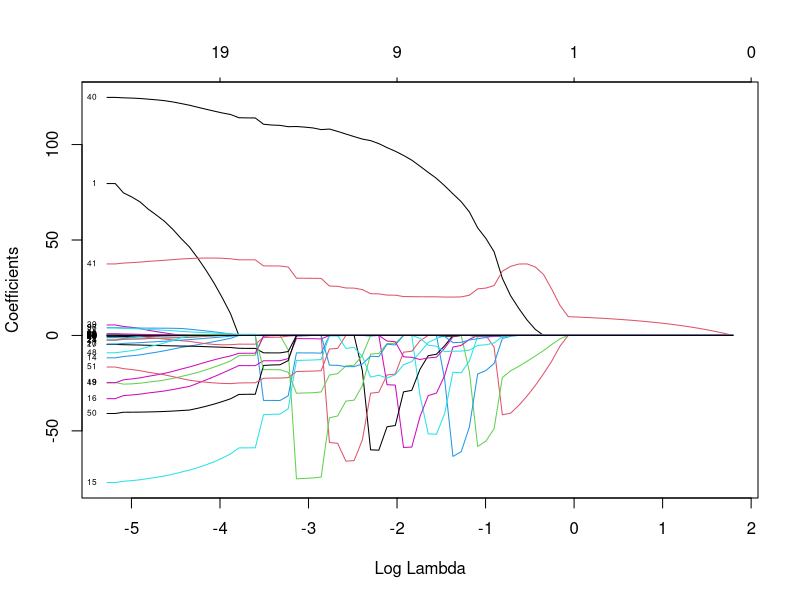
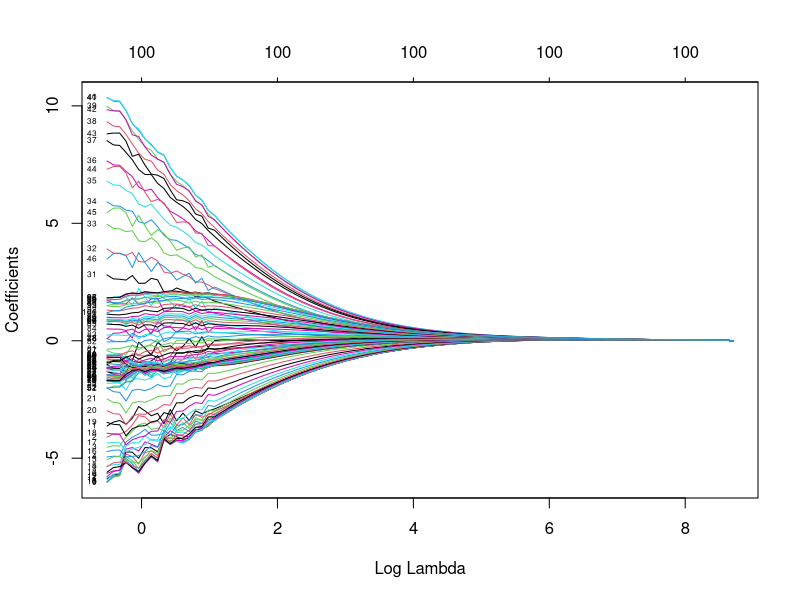
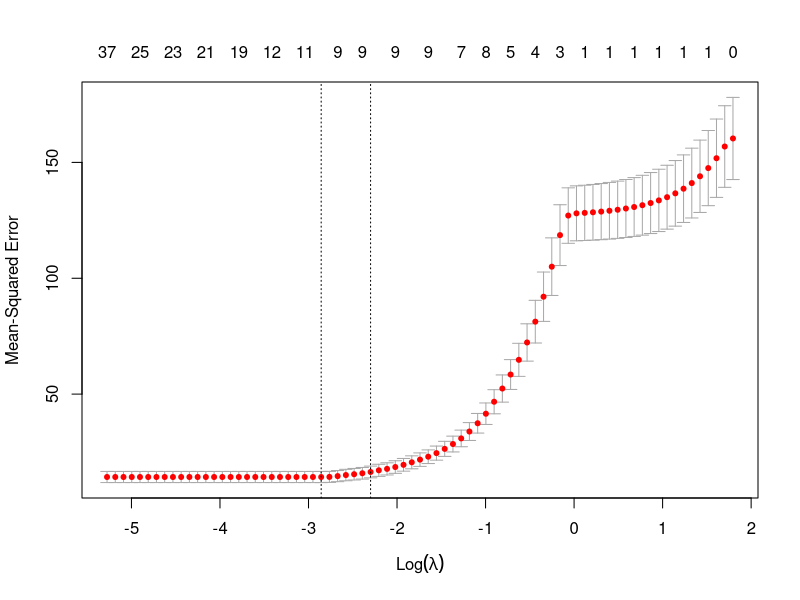
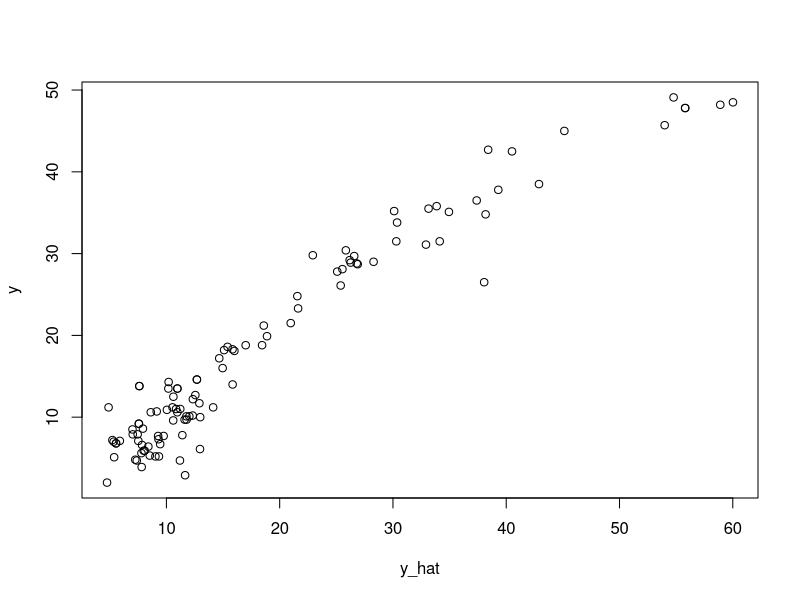

Write R code to recreate these figures, in order.
#written by emil byberg
library(dplyr)
library(glmnet)
#Read the data
Dataframe=read.csv("tecator.csv", header=TRUE)

#Divide the data into test and training (50/50)
n = dim(Dataframe)[1]
set.seed(12345)
id = sample(1:n, floor(n*0.5))
train = Dataframe[id, ]
test =  Dataframe[-id,]

######### Question 1 ##########
# Linear regression on fat against the different channels

#Select the data that is to be used in this question, i.e. Fat and the different channels
train = train %>% select(2:102)
test = test %>% select(2:102)

# Fit the training data to a model
model1 = lm(Fat~., data = train)
summary(model1)

#Use the model to predict values of the training and test data
predicted_train = predict(model1, train)
predicted_test = predict(model1, test)
  
#Calculate the Mean square error for the training and test data
mse_train = mean((train$Fat - predicted_train)^2)
mse_test = mean((test$Fat - predicted_test)^2)
mse_train
mse_test
  

######### Question 2 ##########
#theta_hat = mse + lambda * sum((abs(model1$coefficients))) #Goal is to minimize theta_hat

######### Question 3 ##########
covariates = as.matrix(train[1:100])
lasso_model = glmnet(covariates, train$Fat, alpha = 1)
plot(lasso_model, xvar = "lambda", label = TRUE)

######### Question 4 ##########
ridge_model = glmnet(covariates, train$Fat, alpha = 0)
plot(ridge_model, xvar = "lambda", label = TRUE)

######### Question 5 ##########
lasso_model_cv = cv.glmnet(covariates, train$Fat, alpha = 1, family = "gaussian")
plot(lasso_model_cv)
cat("Lambda min =", lasso_model_cv$lambda.min)

lasso_optimal = glmnet(covariates, train$Fat, alpha = 1, family = "gaussian", lambda = lasso_model_cv$lambda.min)
coef(lasso_optimal, "lambda.min")

test_covariates = as.matrix(test[1:100])
y_hat = predict(lasso_optimal, test_covariates)
y = test$Fat
plot(y_hat, y)















